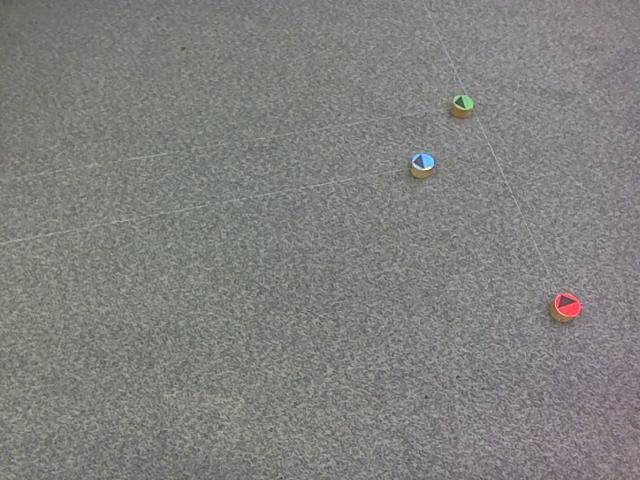
%> input picture data3/00000100.jpg, 640 x 480 px
$ octave test.m   (GNU Octave 9; MATLAB toolbox functions it lacks are replaced by stand-ins)
%> lines starting %> are read from the running program, lines starting %| are printed output that depends on the picture; in (x1, y1, x2, y2) boxes, pixels count from 0 and x2, y2 are one past the last pixel; in counts of white or black regions, pixels touching at a corner belong together; the program's own positions count from 1
### normalize.m
% Normalization of the RGB values of the picture
% using R = (R / sqrt ( R^2 + G^2 + B^2 )) * 255
% same with other colors

function ret = normalize(frame)

double_frame = im2double(frame);

% Extract the individual channels
r = double_frame(:,:,1);
g = double_frame(:,:,2);
b = double_frame(:,:,3);

% root of R^2 + G^2 + B^2
total = max(1, sqrt (r.^2 + g.^2 + b.^2));

% Compute the new RGB values of the image
r_new = r * 255 ./ total;
g_new = g * 255 ./ total;
b_new = b * 255 ./ total;

% Prep the new image for inserting values
image = zeros(480,640,3, 'double');
image(:,:,1) = r_new;
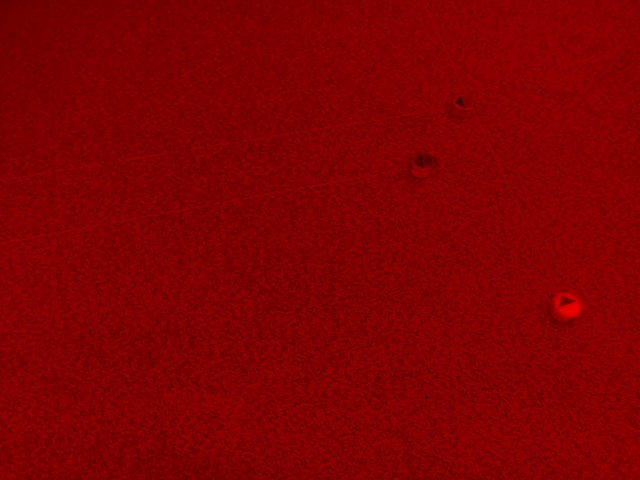
%> image: size 480x640x3 double; mean R, G, B 128.2, 0, 0
image(:,:,2) = g_new;
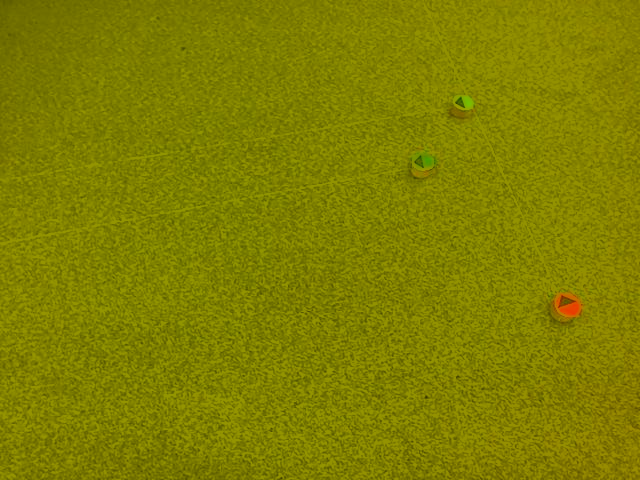
%> image: size 480x640x3 double; mean R, G, B 128.2, 127.9, 0
image(:,:,3) = b_new;

image = (image - min(image(:))) / (max(image(:)) - min(image(:))); % Needs to be quickly tested again

% Conversion from double to uint8 for showing
ret = im2uint8(image);

### test.m
% Random file for testing matlab stuff

img = normalize(imread('data1/00000100.jpg'));
imshow(img)

background = imread('background1.jpg');
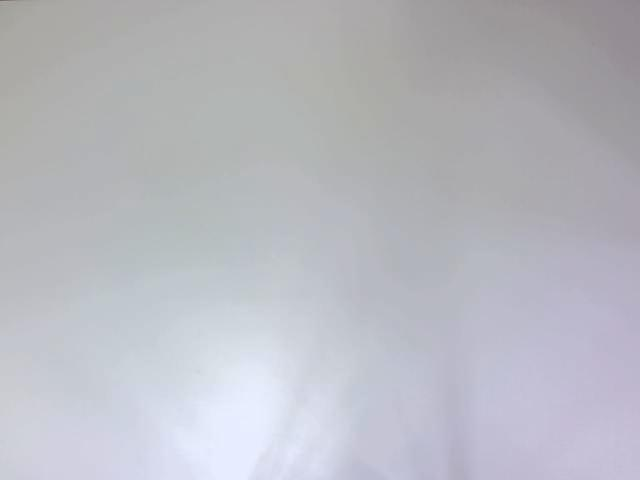
%> input picture background1.jpg, 640 x 480 px
%> background is the input picture: size 480x640x3 uint8; mean R, G, B 184.7, 185.6, 193
%imshow(background)
new_img = abs(imsubtract(background, img));
G = fspecial('gaussian',[10 10], 2);
Ig = imfilter(new_img,G,'same');

gray_img = rgb2gray(Ig);
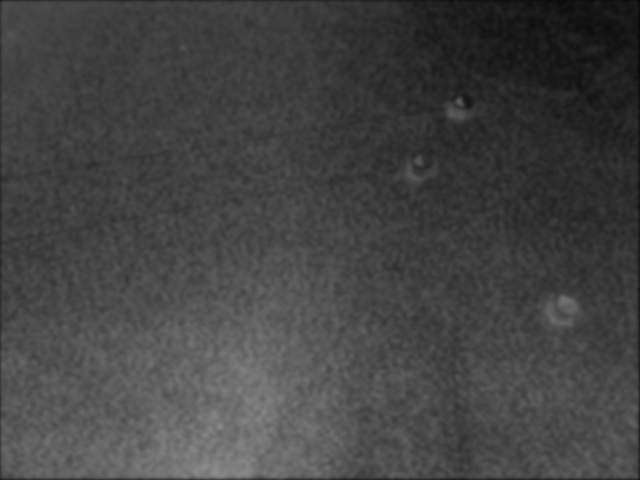
%> gray_img: size 480x640 uint8; min 8, max 139, mean 67.5
gray_img = im2double(gray_img);
%> gray_img: size 480x640 double

circle_level = graythresh(gray_img)
%> circle_level = 0.286
triangle_level = 0.35
final = im2bw(gray_img, circle_level);
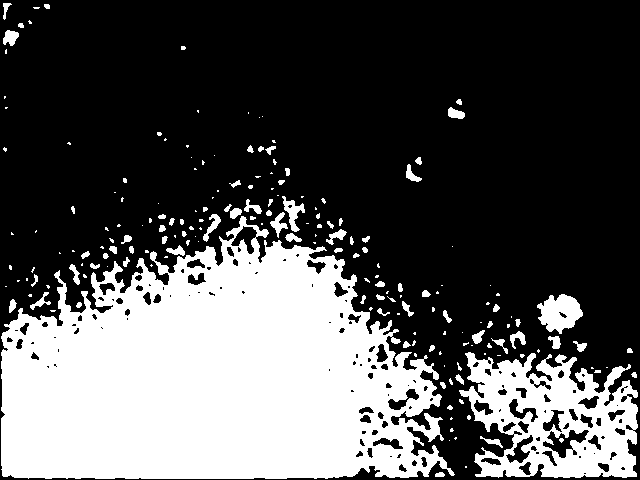
%> final: size 480x640 logical; 32.7% white; 199 white regions (118 under 20 px), largest, box (x1, y1, x2, y2) and area: (1, 216, 455, 479) 80417, (459, 352, 638, 478) 13281, (537, 294, 583, 334) 1177
labeledImage = bwlabel(final,8);
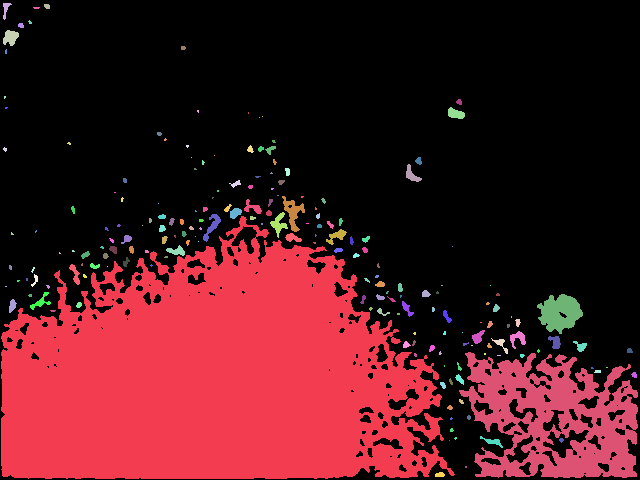
%> labeledImage: size 480x640 double; 200 distinct labels, from 0 to 199; one colour per label, 0 black

labeledImage = bwmorph(labeledImage, 'dilate', 2);
%> labeledImage: size 480x640 logical; 41.2% white; 85 white regions, largest, box (x1, y1, x2, y2) and area: (0, 193, 640, 480) 116599, (535, 292, 585, 351) 1845, (373, 273, 416, 319) 793
labeledImage = bwmorph(labeledImage, 'erode', 5);
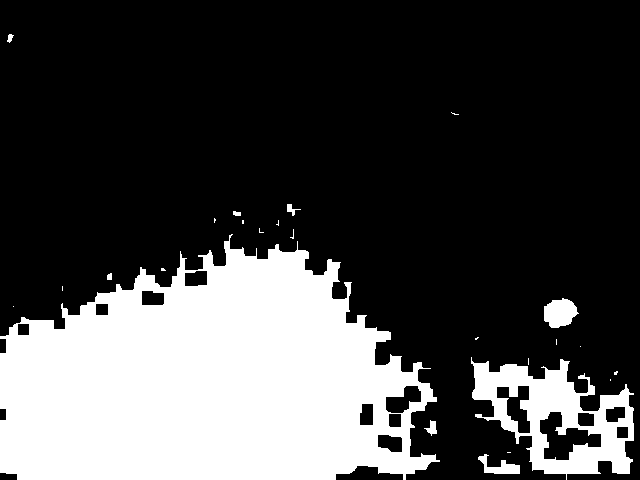
%> labeledImage: size 480x640 logical; 28% white; 25 white regions (16 under 20 px), largest, box (x1, y1, x2, y2) and area: (0, 234, 440, 480) 75458, (471, 357, 634, 480) 8907, (544, 298, 579, 328) 749
%imhist(gray_img);

s = regionprops(labeledImage, 'Centroid');
%> s = 25 regions; first 5, Centroid: [206.8 383], [10.6 38.6], [14 307], [63 289], [110.2 277.4]

figure, imshow(final)
figure, imshow(labeledImage)

%imshow(new_img)
%imshow(background)
%hist(gray_img)
